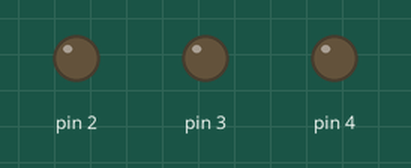
Recording of a sketch running on a simulated Arduino Uno, built with avr-gcc and run on an emulated ATmega328P. On the bench: output pins drawn as LEDs (lit = HIGH).

Above: at 0.5 s.
At 1.5 s:
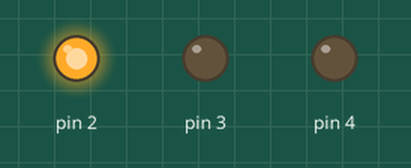
At 2.5 s:
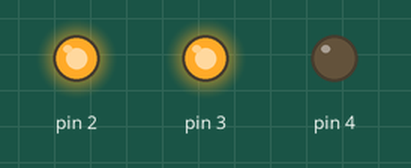
At 3.5 s:
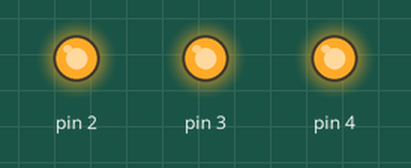
Timing chart, 0 to 5.2 s (numbered marks = the images above):
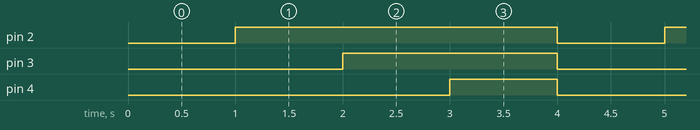

Measured:
- by itself, pin 2: alternates HIGH for 3.0 s and LOW for 1.0 s
- by itself, pin 3: alternates HIGH for 2.0 s and LOW for 2.0 s
- by itself, pin 4: alternates HIGH for 1.0 s and LOW for 3.0 s

The sketch:

simple-light.ino
```cpp
void setup() {
 pinMode (2,OUTPUT);
 pinMode (3,OUTPUT);
 pinMode (4,OUTPUT);
 digitalWrite (2,LOW);
 digitalWrite (3,LOW);
 digitalWrite (4,LOW);

}

void loop() {

 digitalWrite (2,LOW);
 digitalWrite (3,LOW);
 digitalWrite (4,LOW);
 delay (1000);
 digitalWrite (2,HIGH);
 delay (1000);
 digitalWrite (3,HIGH);
 delay (1000);
 digitalWrite (4,HIGH);
 delay (1000);

}
```
